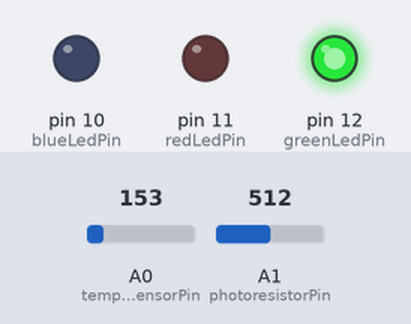
A sketch run on a simulated Arduino Uno, built with avr-gcc and run on an emulated ATmega328P. Parts: output pins drawn as LEDs (lit = HIGH). Inputs (shaded band) come from the test bench; at power-on: A0 (temperatureSensorPin) = 153, A1 (photoresistorPin) = 512.

Above: at 2.8 s.
2.9 s: A0 (temperatureSensorPin) set to 180
At 3.7 s:
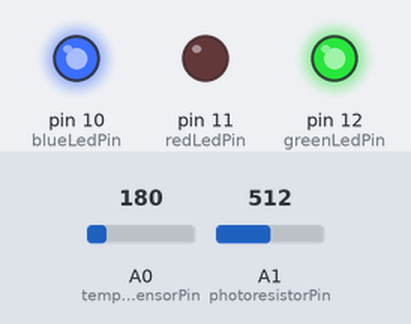
4.5 s: A0 (temperatureSensorPin) set to 133
At 5.3 s:
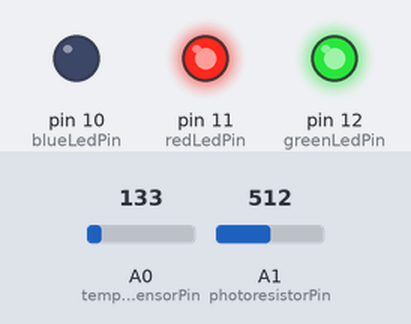
6.5 s: A0 (temperatureSensorPin) set to 144
At 8.1 s:
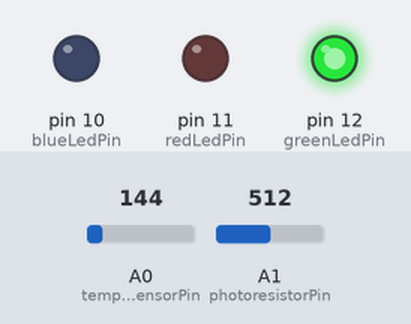
Timing chart, 0 to 9.6 s (numbered marks = the images above; inputs shaded):
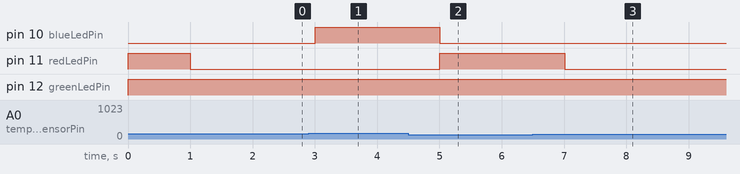

Measured:
- the behaviour switches between 163 and 164 on A0 (temperatureSensorPin) (found by bisection; images 0 and 1)
- the behaviour switches between 133 and 134 on A0 (temperatureSensorPin) (found by bisection; images 2 and 3)
- after the input at 2.9 s, pin 10 (blueLedPin): LOW → HIGH after 0.10 s
- after the input at 4.5 s, pin 10 (blueLedPin): HIGH → LOW after 0.51 s; pin 11 (redLedPin): LOW → HIGH after 0.51 s
- after the input at 6.5 s, pin 11 (redLedPin): HIGH → LOW after 0.51 s

The sketch:

Modellert_Varmestyring.ino
```cpp
/**
 *  This program is developed and written by Børre A. Opedal Lunde.
 *  Creation date: 26.11.2018
 *  Last updated:  29.11.2018
 */

/**
 *  Enumeration LedState is used to indicate whether
 *  a light emitting diode is turned on or off.
 */
enum LedState {
  ON, OFF
};

/**
 *  Memberfield of variables used in the program.
 */
const byte temperatureSensorPin = A0;                   // pin number of the temperature sensor connected to the arduino board.
const byte photoresistorPin = A1;                       // pin number of the photo resistor connected to the arduino board.
const byte greenLedPin = 12;                            // pin number of the green light emitting diode connected to the arduino board.
const byte redLedPin = 11;                              // pin number of the red light emitting diode connected to the arduino board.
const byte blueLedPin = 10;                             // pin number of the blue light emitting diode conncted to the arduino board.
const byte heatingElementTemperatureTriggerLevel = 15;  // temperature level needed for the heating element to activate
const byte airConditionTemperatureTriggerLevel = 30;    // temperature level needed for the air condition to activate
LedState greenLedState = OFF;                           // state of the green light emitting diode
LedState redLedState = OFF;                             // state of the red light emitting diode
LedState blueLedState = OFF;                            // state of the blue light emitting diode
unsigned long previousTime;                             // number used to hold the previous time of the repeater that
                                                        // limits how often information is outputed to the serial monitor.
unsigned long previousTimeTwo;                          // number used to hold teh previous time of the repeated that
                                                        // limits how often the sensor values are updated.
unsigned long currentTime;                              // number that holds the time since the program started in
                                                        // milliseconds. Used in the information output repeater.
float voltage;                // voltage level [0, 5] over the temperature sensor.
float temperature;            // temperature measured by the temperature sensor.
int lightLevel;               // analog signal [0, 1023] indicating the light level from the photoresistor.

/**
 *  Sets the LedState of the green LED.
 *
 *  @param state  new led state
 */
void setGreenLedState(LedState state) {
  greenLedState = state;
}

/**
 *  Sets the LedState of the red LED.
 *
 *  @param state  new led state
 */
void setRedLedState(LedState state) {
  redLedState = state;
}

/**
 *  Sets the LedState of the blue LED.
 *
 *  @param state  new led state
 */
void setBlueLedState(LedState state) {
  blueLedState = state;
}

/**
 *  Returns the led state as an integer number that is
 *  either high or low. Used to set the digital value
 *  of the light emitting diodes.
 *  @param state  the led state to be converted to integer
 */
int convertLedStateToInteger(LedState state) {
  return state == ON ? HIGH : LOW;
}

/**
 *  Returns the led state as string. This is used for
 *  writing the led state to the serial monitor.
 *
 *  @param state  the led state to be converted to text
 */
String convertLedStateToString(LedState state) {
  return state == ON ? "on" : "off";
}

/**
 *  Takes the sensor value given as argument in the parameter
 *  and returns the voltage converted from said value.
 *  As the sensor value is a number between 0 and 1023, dividing
 *  it by 1024 returns a number between 0 and 1. This number
 *  is multiplied by 5 to illustrate the voltage number. Thus
 *  the voltage number is between 0 and 5.
 *  F. e. (512 / 1024) * 5 = 0.5 * 5 = 2.5 V.
 *
 *  @param sensorValue  the sensor value to be converted to voltage
 */
float convertVoltageFromSensorValue(int sensorValue) {
  return (sensorValue / 1024.0) * 5.0;
}

/**
 *  Takes the voltage given as argument in the parameter
 *  and returns the temperature converted from said value.
 *  The temperature number is roughly 100 times as big
 *  as the voltage number.
 *
 * @param value  the voltage number to be converted to temperature
 */
float convertTemperatureFromVoltage(float value) {
  return (value - 0.5) * 100;
}

/**
 *  Updates all the sensor values by reading from the sensors.
 */
void updateSensorValues() {
  const int temperatureSensorValue = analogRead(temperatureSensorPin);
  voltage = convertVoltageFromSensorValue(temperatureSensorValue);
  temperature = convertTemperatureFromVoltage(voltage);
  lightLevel = analogRead(photoresistorPin);
}

/**
   Decides the light emittion diode states depending on the temperature.
*/
void decideLedStates() {
  // keeps the green light emitting diode on at all times because measurement is always present.
  setGreenLedState(ON);
  // turns the red light emitting diode on if the temperature is colder than 15 degrees.
  if (temperature < heatingElementTemperatureTriggerLevel) setRedLedState(ON);
  else setRedLedState(OFF);
  // turns the blue light emitting diode on if the temperature is warmer than 30 degrees.
  if (temperature > airConditionTemperatureTriggerLevel) setBlueLedState(ON);
  else setBlueLedState(OFF);
}

/**
 *  Writes the light emitting diodes on or off depending on their state.
 */
void updateLeds() {
  digitalWrite(greenLedPin, convertLedStateToInteger(greenLedState));
  digitalWrite(redLedPin, convertLedStateToInteger(redLedState));
  digitalWrite(blueLedPin, convertLedStateToInteger(blueLedState));
}

/**
 *  Returns a boolean value of whether or not
 *  one second has pased since last time 'previousTime'
 *  was updated with the 'currentTime' number.
 */
boolean oneSecondHasPassed() {
  const int oneSecond = 1000; // 1 second.
  return currentTime > previousTimeTwo + oneSecond;
}

/**
 *  Returns a boolean value of whether or not
 *  one minute has passed since last time 'previousTime'
 *  was updated with the 'currentTime' number.
 */
boolean oneMinuteHasPassed() {
  const unsigned int oneMinute = 60000; // 60 seconds.
  return currentTime > previousTime + oneMinute;
}

/**
 *  Converts milliseconds to seconds.
 *
 *  @param number  the number of milliseconds to be converted to seconds
 */
unsigned long convertMillisecondsToSeconds(unsigned long number) {
  return number * 0.001;
}

/**
 *  Prints information to the serial monitor of the condition
 *  of the sensors and status of the elements in the circuit.
 */
void outputInformation() {
  const String newLine = "\n";
  const String prefix = "Status as of " + (String) convertMillisecondsToSeconds(currentTime) + "s:";
  const String information = "Temperature: " + (String) temperature + newLine +
                             "Light level: " + (String) lightLevel + newLine +
                             "Heating element: " + convertLedStateToString(redLedState) + newLine +
                             "Air condition: " + convertLedStateToString(blueLedState);
  Serial.println(prefix + newLine + information + newLine);
}

/**
 *  Registers the pin modes of the light emitting diodes in the circuit.
 */
void registerLeds() {
  pinMode(greenLedPin, OUTPUT);
  pinMode(redLedPin, OUTPUT);
  pinMode(blueLedPin, OUTPUT);
}

/**
 *  Setup function. This code runs once the program starts and never again.
 */
void setup() {
  Serial.begin(9600); // Starts serial communication with the serial monitor on 9600 bps.
  registerLeds();     // Registers the pin modes of the light emitting diodes.
}

/**
 *  Loop runs over and over after the setup function has ended.
 */
void loop() {
  currentTime = millis();       // update the current time.
  if (oneSecondHasPassed()) {   // if a second has passed...
    previousTimeTwo = currentTime;// update previousTimeTwo to currentTime to allow the one second repeater to start over.
    updateSensorValues();         // reads from the sensors and updates the sensor variables.
  }
  if (oneMinuteHasPassed()) {     // if a minute has passed...
    previousTime = currentTime;   // updates previousTime to currentTime to allow the one minute repeater to start over.
    outputInformation();          // write information of the circuit to the serial monitor for the user to read.
  }
  decideLedStates();            // decides whether the LEDs should be on or off based on their led states.
  updateLeds();                 // turns the LEDs on or off.
}
```
